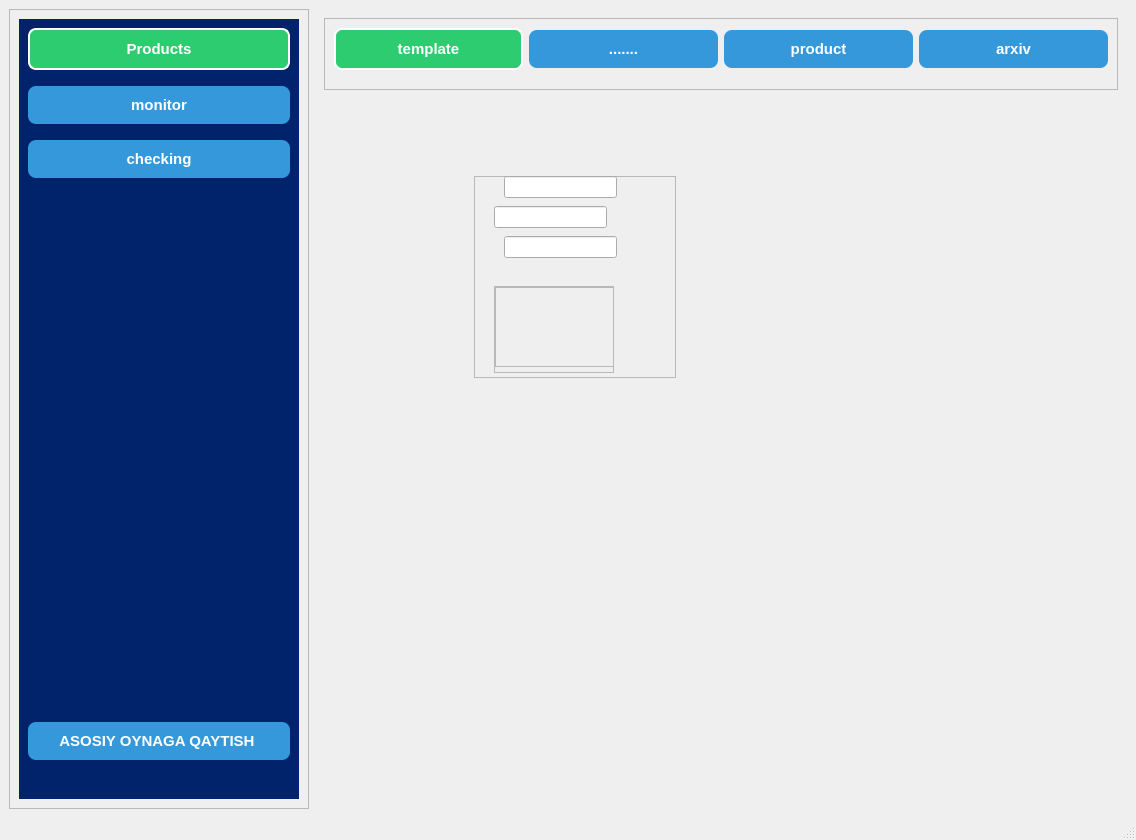
<?xml version="1.0" encoding="UTF-8"?>
<ui version="4.0">
 <class>MainWindow</class>
 <widget class="QMainWindow" name="MainWindow">
  <property name="geometry">
   <rect>
    <x>0</x>
    <y>0</y>
    <width>1136</width>
    <height>840</height>
   </rect>
  </property>
  <property name="windowTitle">
   <string>MainWindow</string>
  </property>
  <widget class="QWidget" name="centralwidget">
   <layout class="QHBoxLayout" name="horizontalLayout">
    <item>
     <widget class="QFrame" name="frame_sidebar">
      <property name="minimumSize">
       <size>
        <width>200</width>
        <height>0</height>
       </size>
      </property>
      <property name="maximumSize">
       <size>
        <width>300</width>
        <height>16777215</height>
       </size>
      </property>
      <property name="styleSheet">
       <string notr="true">QFrame#frame {

	background-color: rgb(10, 60, 127);
    border: none;
    border-right: 1px solid #34495E;
}
</string>
      </property>
      <property name="frameShape">
       <enum>QFrame::StyledPanel</enum>
      </property>
      <property name="frameShadow">
       <enum>QFrame::Raised</enum>
      </property>
      <layout class="QVBoxLayout" name="verticalLayout_2">
       <item>
        <widget class="QStackedWidget" name="sidebar_stack">
         <property name="minimumSize">
          <size>
           <width>200</width>
           <height>0</height>
          </size>
         </property>
         <property name="maximumSize">
          <size>
           <width>300</width>
           <height>16777215</height>
          </size>
         </property>
         <property name="styleSheet">
          <string notr="true">background-color: rgb(0, 35, 107);</string>
         </property>
         <property name="currentIndex">
          <number>1</number>
         </property>
         <widget class="QWidget" name="page_barcode_scanner_Sozlamalar">
          <layout class="QVBoxLayout" name="verticalLayout_4">
           <item>
            <widget class="QPushButton" name="btn_side_barcode">
             <property name="styleSheet">
              <string notr="true">QPushButton {
    background-color: #3498DB; 
    color: white;
    border-radius: 8px;
    padding: 10px;
    border: none;
    font: bold 15px;
    margin-bottom: 10px; 
}
QPushButton:hover {
    background-color: #2980B9; 
}
QPushButton:pressed {
    background-color: #1ABC9C; 
}
QPushButton:checked {
    background-color: #2ECC71; 
    border: 2px solid #FFFFFF;
    outline: none; 
}</string>
             </property>
             <property name="text">
              <string>Barcode</string>
             </property>
             <property name="checkable">
              <bool>true</bool>
             </property>
             <property name="checked">
              <bool>true</bool>
             </property>
             <property name="autoExclusive">
              <bool>true</bool>
             </property>
            </widget>
           </item>
           <item>
            <widget class="QPushButton" name="btn_scanner_2">
             <property name="styleSheet">
              <string notr="true">QPushButton {
    background-color: #3498DB; 
    color: white;
    border-radius: 8px;
    padding: 10px;
    border: none;
    font: bold 15px;
    margin-bottom: 10px; 
}
QPushButton:hover {
    background-color: #2980B9; 
}
QPushButton:pressed {
    background-color: #1ABC9C; 
}
QPushButton:checked {
    background-color: #2ECC71; 
    border: 2px solid #FFFFFF;
    outline: none; 
}</string>
             </property>
             <property name="text">
              <string>Scanner</string>
             </property>
             <property name="checkable">
              <bool>true</bool>
             </property>
             <property name="checked">
              <bool>false</bool>
             </property>
             <property name="autoExclusive">
              <bool>true</bool>
             </property>
            </widget>
           </item>
           <item>
            <widget class="QPushButton" name="btn_sozlamalar">
             <property name="styleSheet">
              <string notr="true">QPushButton {
    background-color: #3498DB; 
    color: white;
    border-radius: 8px;
    padding: 10px;
    border: none;
    font: bold 15px;
    margin-bottom: 10px; 
}
QPushButton:hover {
    background-color: #2980B9; 
}
QPushButton:pressed {
    background-color: #1ABC9C; 
}
QPushButton:checked {
    background-color: #2ECC71; 
    border: 2px solid #FFFFFF;
    outline: none; 
}</string>
             </property>
             <property name="text">
              <string>Sozlamalar</string>
             </property>
             <property name="checkable">
              <bool>true</bool>
             </property>
             <property name="autoExclusive">
              <bool>true</bool>
             </property>
            </widget>
           </item>
           <item>
            <spacer name="verticalSpacer_4">
             <property name="orientation">
              <enum>Qt::Vertical</enum>
             </property>
             <property name="sizeHint" stdset="0">
              <size>
               <width>20</width>
               <height>40</height>
              </size>
             </property>
            </spacer>
           </item>
          </layout>
         </widget>
         <widget class="QWidget" name="page_products_monitor_cheking">
          <layout class="QVBoxLayout" name="verticalLayout_5">
           <item>
            <widget class="QPushButton" name="btn_side_products">
             <property name="styleSheet">
              <string notr="true">QPushButton {
    background-color: #3498DB; 
    color: white;
    border-radius: 8px;
    padding: 10px;
    border: none;
    font: bold 15px;
    margin-bottom: 10px; 
}
QPushButton:hover {
    background-color: #2980B9; 
}
QPushButton:pressed {
    background-color: #1ABC9C; 
}
QPushButton:checked {
    background-color: #2ECC71; 
    border: 2px solid #FFFFFF;
    outline: none; 
}</string>
             </property>
             <property name="text">
              <string>Products</string>
             </property>
             <property name="checkable">
              <bool>true</bool>
             </property>
             <property name="checked">
              <bool>true</bool>
             </property>
            </widget>
           </item>
           <item>
            <widget class="QPushButton" name="btn_side_monitor">
             <property name="styleSheet">
              <string notr="true">QPushButton {
    background-color: #3498DB; 
    color: white;
    border-radius: 8px;
    padding: 10px;
    border: none;
    font: bold 15px;
    margin-bottom: 10px; 
}
QPushButton:hover {
    background-color: #2980B9; 
}
QPushButton:pressed {
    background-color: #1ABC9C; 
}
QPushButton:checked {
    background-color: #2ECC71; 
    border: 2px solid #FFFFFF;
    outline: none; 
}</string>
             </property>
             <property name="text">
              <string>monitor</string>
             </property>
             <property name="checkable">
              <bool>true</bool>
             </property>
            </widget>
           </item>
           <item>
            <widget class="QPushButton" name="btn_side_checking">
             <property name="styleSheet">
              <string notr="true">QPushButton {
    background-color: #3498DB; 
    color: white;
    border-radius: 8px;
    padding: 10px;
    border: none;
    font: bold 15px;
    margin-bottom: 10px; 
}
QPushButton:hover {
    background-color: #2980B9; 
}
QPushButton:pressed {
    background-color: #1ABC9C; 
}
QPushButton:checked {
    background-color: #2ECC71; 
    border: 2px solid #FFFFFF;
    outline: none; 
}</string>
             </property>
             <property name="text">
              <string>checking</string>
             </property>
             <property name="checkable">
              <bool>true</bool>
             </property>
            </widget>
           </item>
           <item>
            <spacer name="verticalSpacer_3">
             <property name="orientation">
              <enum>Qt::Vertical</enum>
             </property>
             <property name="sizeHint" stdset="0">
              <size>
               <width>20</width>
               <height>40</height>
              </size>
             </property>
            </spacer>
           </item>
           <item>
            <widget class="QPushButton" name="btn_asosiy_oyna">
             <property name="styleSheet">
              <string notr="true">QPushButton {
    background-color: #3498DB; 
    color: white;
    border-radius: 8px;
    padding: 10px;
    border: none;
    font: bold 15px;
    margin-bottom: 10px; 
}
QPushButton:hover {
    background-color: #2980B9; 
}
QPushButton:pressed {
    background-color: #1ABC9C; 
}
QPushButton:checked {
    background-color: #2ECC71; 
    border: 2px solid #FFFFFF;
    outline: none; 
}</string>
             </property>
             <property name="text">
              <string>ASOSIY OYNAGA QAYTISH </string>
             </property>
             <property name="checkable">
              <bool>true</bool>
             </property>
            </widget>
           </item>
           <item>
            <spacer name="horizontalSpacer">
             <property name="orientation">
              <enum>Qt::Horizontal</enum>
             </property>
             <property name="sizeHint" stdset="0">
              <size>
               <width>40</width>
               <height>20</height>
              </size>
             </property>
            </spacer>
           </item>
          </layout>
         </widget>
        </widget>
       </item>
      </layout>
     </widget>
    </item>
    <item>
     <widget class="QStackedWidget" name="stacked_ong">
      <property name="styleSheet">
       <string notr="true"/>
      </property>
      <property name="currentIndex">
       <number>1</number>
      </property>
      <widget class="QWidget" name="page_barcode">
       <layout class="QHBoxLayout" name="horizontalLayout_4">
        <item>
         <widget class="QFrame" name="frame_barcode">
          <property name="styleSheet">
           <string notr="true">background-color: rgb(225, 225, 225);
QFrame#frame_sidebar {
	background-color: rgb(235, 235, 235);
    border-right: 1px solid #34495E;
    border-radius: 2px; 
}</string>
          </property>
          <property name="frameShape">
           <enum>QFrame::StyledPanel</enum>
          </property>
          <property name="frameShadow">
           <enum>QFrame::Raised</enum>
          </property>
          <layout class="QVBoxLayout" name="verticalLayout_3">
           <item>
            <layout class="QVBoxLayout" name="verticalLayout">
             <item>
              <widget class="QLabel" name="label">
               <property name="font">
                <font>
                 <family>Segoe UI,sans-serif</family>
                 <pointsize>-1</pointsize>
                 <weight>75</weight>
                 <bold>true</bold>
                </font>
               </property>
               <property name="styleSheet">
                <string notr="true">QLabel {
   
    color: #2C3E50;
    
  
    font-family: &quot;Segoe UI&quot;, sans-serif;
    font-size: 20px;
    font-weight: bold; 
    
   
    padding: 5px;
    
    
    background: transparent;
}


QLabel:hover {
    color: #3498DB;
}</string>
               </property>
               <property name="text">
                <string>Sozlamalar</string>
               </property>
              </widget>
             </item>
             <item>
              <widget class="QLabel" name="label_2">
               <property name="styleSheet">
                <string notr="true">QLabel {
    color: #2C3E50;
    font-family: &quot;Segoe UI&quot;, sans-serif;
    font-size: 20px;
    font-weight: bold;
    padding: 5px; 
    background: transparent;
}
QLabel:hover {
    color: #3498DB;
}</string>
               </property>
               <property name="text">
                <string>Google sheet</string>
               </property>
              </widget>
             </item>
            </layout>
           </item>
           <item>
            <layout class="QHBoxLayout" name="horizontalLayout_2">
             <item>
              <widget class="QLineEdit" name="lineEdit_edit">
               <property name="styleSheet">
                <string notr="true">QLineEdit {
    background-color: #ffffff;
    border: 2px solid #D5DBDB;
    border-radius: 8px;
    padding: 8px 12px;
    color: #2C3E50;
    font: 13px &quot;Segoe UI&quot;;
    
    min-height: 30px;
}

QLineEdit:hover {
    border: 2px solid #BDC3C7;
}

QLineEdit:focus {
    border: 2px solid #3498DB;
    background-color: #FBFCFC;
}

QLineEdit::placeholder {
    color: #ABB2B9;
    font-style: italic;
}</string>
               </property>
              </widget>
             </item>
             <item>
              <widget class="QPushButton" name="btn_edit">
               <property name="styleSheet">
                <string notr="true">
QPushButton {
    background-color: #2ECC71;
    color: white;
    border-radius: 6px;
    font: bold 15px &quot;Segoe UI&quot;;
    

    min-width: 85px;
    min-height: 35px;
    padding: 5px 10px;
    border: none;
}


QPushButton:hover {
    background-color: #27AE60;
}


QPushButton:pressed {
    background-color: #1E8449;
    padding-top: 7px;
}</string>
               </property>
               <property name="text">
                <string>Edit </string>
               </property>
              </widget>
             </item>
            </layout>
           </item>
           <item>
            <widget class="QLabel" name="label_3">
             <property name="styleSheet">
              <string notr="true">QLabel {
   
	background-color: rgb(236, 236, 236);
    color: #2C3E50;
    

    font-family: &quot;Segoe UI&quot;, sans-serif;
    font-size: 20px;
    font-weight: bold; 
    
    
    padding: 5px;
    background: transparent;
}


QLabel:hover {
    color: #3498DB;
}</string>
             </property>
             <property name="text">
              <string>Credentails fayl </string>
             </property>
            </widget>
           </item>
           <item>
            <layout class="QHBoxLayout" name="horizontalLayout_3">
             <item>
              <widget class="QLineEdit" name="lineEdit_yukash">
               <property name="styleSheet">
                <string notr="true">QLineEdit {
    background-color: #ffffff;
    border: 2px solid #D5DBDB;
    border-radius: 8px;
    padding: 8px 12px;
    color: #2C3E50;
    font: 13px &quot;Segoe UI&quot;;
    
    min-height: 30px;
}

QLineEdit:hover {
    border: 2px solid #BDC3C7;
}

QLineEdit:focus {
    border: 2px solid #3498DB;
    background-color: #FBFCFC;
}

QLineEdit::placeholder {
    color: #ABB2B9;
    font-style: italic;
}</string>
               </property>
              </widget>
             </item>
             <item>
              <widget class="QPushButton" name="btn_yuklash">
               <property name="styleSheet">
                <string notr="true">
QPushButton {
    background-color: #2ECC71;
    color: white;
    border-radius: 6px;
    font: bold 15px &quot;Segoe UI&quot;;
    
    min-width: 85px;
    min-height: 35px;
    padding: 5px 10px;
    border: none;
}

QPushButton:hover {
    background-color: #27AE60;
}
QPushButton:pressed {
    background-color: #1E8449;
 
    padding-top: 7px;
}</string>
               </property>
               <property name="text">
                <string>Yuklash</string>
               </property>
              </widget>
             </item>
            </layout>
           </item>
           <item>
            <spacer name="verticalSpacer">
             <property name="orientation">
              <enum>Qt::Vertical</enum>
             </property>
             <property name="sizeHint" stdset="0">
              <size>
               <width>20</width>
               <height>382</height>
              </size>
             </property>
            </spacer>
           </item>
          </layout>
         </widget>
        </item>
       </layout>
      </widget>
      <widget class="QWidget" name="page_6">
       <layout class="QVBoxLayout" name="verticalLayout_6">
        <item>
         <widget class="QFrame" name="frame_2">
          <property name="frameShape">
           <enum>QFrame::StyledPanel</enum>
          </property>
          <property name="frameShadow">
           <enum>QFrame::Raised</enum>
          </property>
          <layout class="QHBoxLayout" name="horizontalLayout_5">
           <item>
            <widget class="QPushButton" name="btn_tab_template">
             <property name="styleSheet">
              <string notr="true">QPushButton {
    background-color: #3498DB; 
    color: white;
    border-radius: 8px;
    padding: 10px;
    border: none;
    font: bold 15px;
    margin-bottom: 10px; 
}
QPushButton:hover {
    background-color: #2980B9; 
}
QPushButton:pressed {
    background-color: #1ABC9C; 
}
QPushButton:checked {
    background-color: #2ECC71; 
    border: 2px solid #FFFFFF;
    outline: none; 
}</string>
             </property>
             <property name="text">
              <string>template</string>
             </property>
             <property name="checkable">
              <bool>true</bool>
             </property>
             <property name="checked">
              <bool>true</bool>
             </property>
            </widget>
           </item>
           <item>
            <widget class="QPushButton" name="pushButton_4">
             <property name="styleSheet">
              <string notr="true">QPushButton {
    background-color: #3498DB; 
    color: white;
    border-radius: 8px;
    padding: 10px;
    border: none;
    font: bold 15px;
    margin-bottom: 10px; 
}
QPushButton:hover {
    background-color: #2980B9; 
}
QPushButton:pressed {
    background-color: #1ABC9C; 
}
QPushButton:checked {
    background-color: #2ECC71; 
    border: 2px solid #FFFFFF;
    outline: none; 
}</string>
             </property>
             <property name="text">
              <string>.......</string>
             </property>
             <property name="checkable">
              <bool>true</bool>
             </property>
            </widget>
           </item>
           <item>
            <widget class="QPushButton" name="btn_tab_product">
             <property name="styleSheet">
              <string notr="true">QPushButton {
    background-color: #3498DB; 
    color: white;
    border-radius: 8px;
    padding: 10px;
    border: none;
    font: bold 15px;
    margin-bottom: 10px; 
}
QPushButton:hover {
    background-color: #2980B9; 
}
QPushButton:pressed {
    background-color: #1ABC9C; 
}
QPushButton:checked {
    background-color: #2ECC71; 
    border: 2px solid #FFFFFF;
    outline: none; 
}</string>
             </property>
             <property name="text">
              <string>product</string>
             </property>
             <property name="checkable">
              <bool>true</bool>
             </property>
            </widget>
           </item>
           <item>
            <widget class="QPushButton" name="btn_tab_arxiv">
             <property name="styleSheet">
              <string notr="true">QPushButton {
    background-color: #3498DB; 
    color: white;
    border-radius: 8px;
    padding: 10px;
    border: none;
    font: bold 15px;
    margin-bottom: 10px; 
}
QPushButton:hover {
    background-color: #2980B9; 
}
QPushButton:pressed {
    background-color: #1ABC9C; 
}
QPushButton:checked {
    background-color: #2ECC71; 
    border: 2px solid #FFFFFF;
    outline: none; 
}</string>
             </property>
             <property name="text">
              <string>arxiv</string>
             </property>
             <property name="checkable">
              <bool>true</bool>
             </property>
            </widget>
           </item>
          </layout>
         </widget>
        </item>
        <item>
         <widget class="QStackedWidget" name="settings_content_stack">
          <property name="currentIndex">
           <number>0</number>
          </property>
          <widget class="QWidget" name="page_template">
           <widget class="QWidget" name="verticalLayoutWidget">
            <property name="geometry">
             <rect>
              <x>150</x>
              <y>80</y>
              <width>202</width>
              <height>202</height>
             </rect>
            </property>
            <layout class="QVBoxLayout" name="verticalLayout_7">
             <item>
              <widget class="QFrame" name="frame">
               <property name="minimumSize">
                <size>
                 <width>200</width>
                 <height>200</height>
                </size>
               </property>
               <property name="frameShape">
                <enum>QFrame::StyledPanel</enum>
               </property>
               <property name="frameShadow">
                <enum>QFrame::Raised</enum>
               </property>
               <widget class="QLineEdit" name="lineEdit">
                <property name="geometry">
                 <rect>
                  <x>20</x>
                  <y>30</y>
                  <width>113</width>
                  <height>22</height>
                 </rect>
                </property>
               </widget>
               <widget class="QLineEdit" name="lineEdit_2">
                <property name="geometry">
                 <rect>
                  <x>30</x>
                  <y>60</y>
                  <width>113</width>
                  <height>22</height>
                 </rect>
                </property>
               </widget>
               <widget class="QLineEdit" name="lineEdit_3">
                <property name="geometry">
                 <rect>
                  <x>30</x>
                  <y>0</y>
                  <width>113</width>
                  <height>22</height>
                 </rect>
                </property>
               </widget>
               <widget class="QScrollArea" name="scrollArea">
                <property name="geometry">
                 <rect>
                  <x>20</x>
                  <y>110</y>
                  <width>120</width>
                  <height>87</height>
                 </rect>
                </property>
                <property name="widgetResizable">
                 <bool>true</bool>
                </property>
                <widget class="QWidget" name="scrollAreaWidgetContents">
                 <property name="geometry">
                  <rect>
                   <x>0</x>
                   <y>0</y>
                   <width>118</width>
                   <height>85</height>
                  </rect>
                 </property>
                 <widget class="QFrame" name="frame_3">
                  <property name="geometry">
                   <rect>
                    <x>0</x>
                    <y>0</y>
                    <width>120</width>
                    <height>80</height>
                   </rect>
                  </property>
                  <property name="frameShape">
                   <enum>QFrame::StyledPanel</enum>
                  </property>
                  <property name="frameShadow">
                   <enum>QFrame::Raised</enum>
                  </property>
                 </widget>
                </widget>
               </widget>
              </widget>
             </item>
            </layout>
           </widget>
          </widget>
          <widget class="QWidget" name="page_product"/>
          <widget class="QWidget" name="page_arxiv"/>
          <widget class="QWidget" name="page_cure"/>
         </widget>
        </item>
       </layout>
      </widget>
      <widget class="QWidget" name="page_2"/>
     </widget>
    </item>
   </layout>
  </widget>
  <widget class="QMenuBar" name="menubar">
   <property name="geometry">
    <rect>
     <x>0</x>
     <y>0</y>
     <width>1136</width>
     <height>26</height>
    </rect>
   </property>
  </widget>
  <widget class="QStatusBar" name="statusbar"/>
 </widget>
 <resources/>
 <connections/>
</ui>
